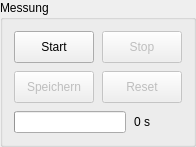
<?xml version="1.0" encoding="UTF-8"?>
<ui version="4.0">
 <class>MeasurementPanel</class>
 <widget class="QGroupBox" name="MeasurementPanel">
  <property name="geometry">
   <rect>
    <x>0</x>
    <y>0</y>
    <width>194</width>
    <height>125</height>
   </rect>
  </property>
  <property name="title">
   <string>Messung</string>
  </property>
  <layout class="QGridLayout" name="layoutMeasurementPanel">
   <property name="spacing">
    <number>8</number>
   </property>
   <item row="0" column="0">
    <widget class="QPushButton" name="buttonStart">
     <property name="enabled">
      <bool>true</bool>
     </property>
     <property name="sizePolicy">
      <sizepolicy hsizetype="Expanding" vsizetype="Fixed">
       <horstretch>0</horstretch>
       <verstretch>0</verstretch>
      </sizepolicy>
     </property>
     <property name="minimumSize">
      <size>
       <width>0</width>
       <height>32</height>
      </size>
     </property>
     <property name="toolTip">
      <string>Messung starten (F5)</string>
     </property>
     <property name="text">
      <string>Start</string>
     </property>
     <property name="shortcut">
      <string notr="true">F5</string>
     </property>
     <property name="autoDefault">
      <bool>false</bool>
     </property>
    </widget>
   </item>
   <item row="0" column="1">
    <widget class="QPushButton" name="buttonStop">
     <property name="enabled">
      <bool>false</bool>
     </property>
     <property name="sizePolicy">
      <sizepolicy hsizetype="Expanding" vsizetype="Fixed">
       <horstretch>0</horstretch>
       <verstretch>0</verstretch>
      </sizepolicy>
     </property>
     <property name="minimumSize">
      <size>
       <width>0</width>
       <height>32</height>
      </size>
     </property>
     <property name="toolTip">
      <string>Aktuelle Messung stoppen (F6)</string>
     </property>
     <property name="text">
      <string>Stop</string>
     </property>
     <property name="shortcut">
      <string notr="true">F6</string>
     </property>
     <property name="autoDefault">
      <bool>false</bool>
     </property>
    </widget>
   </item>
   <item row="1" column="0">
    <widget class="QPushButton" name="buttonSave">
     <property name="enabled">
      <bool>false</bool>
     </property>
     <property name="sizePolicy">
      <sizepolicy hsizetype="Expanding" vsizetype="Fixed">
       <horstretch>0</horstretch>
       <verstretch>0</verstretch>
      </sizepolicy>
     </property>
     <property name="minimumSize">
      <size>
       <width>0</width>
       <height>32</height>
      </size>
     </property>
     <property name="toolTip">
      <string>Messung speichern (Dateidialog)</string>
     </property>
     <property name="text">
      <string>Speichern</string>
     </property>
     <property name="autoDefault">
      <bool>false</bool>
     </property>
    </widget>
   </item>
   <item row="1" column="1">
    <widget class="QPushButton" name="buttonReset">
     <property name="enabled">
      <bool>false</bool>
     </property>
     <property name="sizePolicy">
      <sizepolicy hsizetype="Expanding" vsizetype="Fixed">
       <horstretch>0</horstretch>
       <verstretch>0</verstretch>
      </sizepolicy>
     </property>
     <property name="minimumSize">
      <size>
       <width>0</width>
       <height>32</height>
      </size>
     </property>
     <property name="toolTip">
      <string>Messdaten verwerfen und zurücksetzen</string>
     </property>
     <property name="text">
      <string>Reset</string>
     </property>
     <property name="autoDefault">
      <bool>false</bool>
     </property>
    </widget>
   </item>
   <item row="2" column="0" colspan="2">
    <layout class="QHBoxLayout" name="layoutProgress">
     <item>
      <widget class="QProgressBar" name="progressMeasurement">
       <property name="sizePolicy">
        <sizepolicy hsizetype="Expanding" vsizetype="Minimum">
         <horstretch>0</horstretch>
         <verstretch>0</verstretch>
        </sizepolicy>
       </property>
       <property name="minimum">
        <number>0</number>
       </property>
       <property name="maximum">
        <number>1</number>
       </property>
       <property name="value">
        <number>0</number>
       </property>
       <property name="textVisible">
        <bool>false</bool>
       </property>
      </widget>
     </item>
     <item>
      <widget class="QLabel" name="valueElapsed">
       <property name="sizePolicy">
        <sizepolicy hsizetype="Preferred" vsizetype="Preferred">
         <horstretch>0</horstretch>
         <verstretch>0</verstretch>
        </sizepolicy>
       </property>
       <property name="minimumSize">
        <size>
         <width>48</width>
         <height>0</height>
        </size>
       </property>
       <property name="text">
        <string>0 s</string>
       </property>
      </widget>
     </item>
    </layout>
   </item>
  </layout>
 </widget>
 <resources/>
 <connections/>
</ui>
